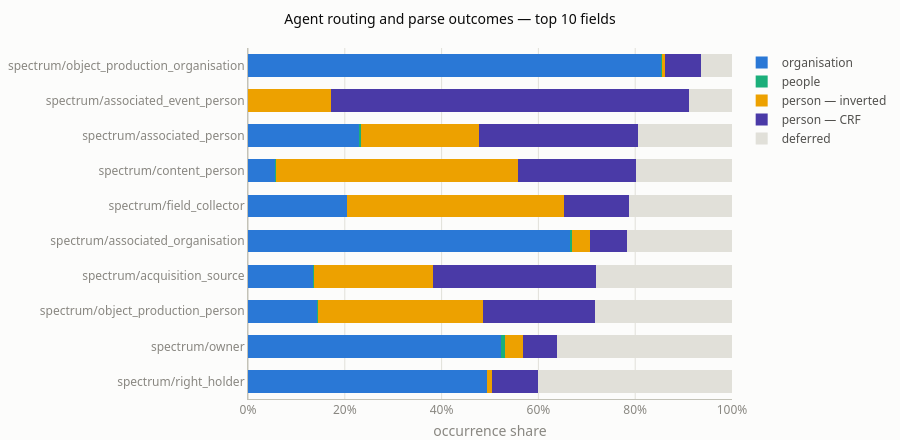

The code cell stored with this chart in its notebook:
### Markdown cell above
## 6. Agents (tier 2)

Type routing plus name parsing, occurrence-weighted per field.

### Code cell
pa = pl.scan_parquet(PERSON_ANNOTATIONS)

AGENT_SEGMENTS = ["organisation", "people", "person — inverted", "person — CRF", "deferred"]
AGENT_COLOURS = dict(zip(AGENT_SEGMENTS, CAT + [GRAY_LIGHT]))
agent_segment = (
    pl.when(pl.col("status") == "deferred").then(pl.lit("deferred"))
    .when(pl.col("entity_type") == "organisation").then(pl.lit("organisation"))
    .when(pl.col("entity_type") == "people").then(pl.lit("people"))
    .when(pl.col("sub_component") == "inverted").then(pl.lit("person — inverted"))
    .otherwise(pl.lit("person — CRF"))
)

agent_seg = (
    pa.with_columns(segment=agent_segment)
    .group_by("field_type", "segment").agg(occ=pl.len())
    .with_columns(
        share=pl.col("occ") / pl.col("occ").sum().over("field_type"),
        field_occ=pl.col("occ").sum().over("field_type"),
    )
    .collect(engine="streaming")
)
AGENT_RESOLVED_SHARE = (
    agent_seg.filter(pl.col("segment") != "deferred")["occ"].sum() / agent_seg["occ"].sum()
)
print(f"occurrences routed + parsed: {AGENT_RESOLVED_SHARE:.1%}")

top_fields = (
    agent_seg.unique("field_type").sort("field_occ", descending=True)
    .head(10)["field_type"].to_list()
)
d = agent_seg.filter(pl.col("field_type").is_in(top_fields))
order = (
    d.filter(pl.col("segment") != "deferred")
    .group_by("field_type").agg(pl.col("share").sum()).sort("share")["field_type"].to_list()
)

fig = go.Figure()
for seg in AGENT_SEGMENTS:
    t = d.filter(pl.col("segment") == seg)
    fig.add_bar(y=t["field_type"].to_list(), x=t["share"].to_list(), orientation="h",
                name=seg, marker=dict(color=AGENT_COLOURS[seg]),
                customdata=t["occ"].to_list(),
                hovertemplate="%{y} — " + seg + "<br>%{x:.1%} (%{customdata:,} occ)<extra></extra>")
fig.update_layout(barmode="stack", bargap=0.3)
fig.update_yaxes(categoryorder="array", categoryarray=order)
fig.update_xaxes(tickformat=".0%", range=[0, 1],
                 title_text="occurrence share", title_font=dict(color=MUTED))
style(fig, "Agent routing and parse outcomes — top 10 fields", height=440)
fig.show()

display(agent_seg.pivot(on="segment", index="field_type", values="share")
        .fill_null(0.0).sort("field_type"))

### Figure 1 — Plotly figure (JSON) as saved in the notebook; plotly's stock layout.template omitted (floating-point values rounded to 4 significant figures)
{"data": [{"customdata": [148257, 944127, 70345, 20490, 12346, 59096, 6, 341702, 64734, 72066], "hovertemplate": "%{y} — organisation<br>%{x:.1%} (%{customdata:,} occ)<extra></extra>", "marker": {"color": "#2a78d6"}, "name": "organisation", "orientation": "h", "type": "bar", "x": [0.229, 0.854, 0.6654, 0.5228, 0.0549, 0.1336, 0.0004322, 0.1427, 0.2036, 0.4938], "y": ["spectrum/associated_person", "spectrum/object_production_organisation", "spectrum/associated_organisation", "spectrum/owner", "spectrum/content_person", "spectrum/acquisition_source", "spectrum/associated_event_person", "spectrum/object_production_person", "spectrum/field_collector", "spectrum/right_holder"]}, {"customdata": [520, 2196, 129, 4839, 785, 1049, 4, 294, 2774], "hovertemplate": "%{y} — people<br>%{x:.1%} (%{customdata:,} occ)<extra></extra>", "marker": {"color": "#1baf7a"}, "name": "people", "orientation": "h", "type": "bar", "x": [0.004919, 0.001986, 0.0004058, 0.002021, 0.003491, 0.002371, 2.741e-05, 0.007501, 0.004284], "y": ["spectrum/associated_organisation", "spectrum/object_production_organisation", "spectrum/field_collector", "spectrum/object_production_person", "spectrum/content_person", "spectrum/acquisition_source", "spectrum/right_holder", "spectrum/owner", "spectrum/associated_person"]}, {"customdata": [1411, 1473, 2373, 6446, 813799, 157988, 3755, 112186, 142404, 109344], "hovertemplate": "%{y} — person — inverted<br>%{x:.1%} (%{customdata:,} occ)<extra></extra>", "marker": {"color": "#eda100"}, "name": "person — inverted", "orientation": "h", "type": "bar", "x": [0.009668, 0.03758, 0.1709, 0.005831, 0.3399, 0.244, 0.03552, 0.4989, 0.448, 0.2472], "y": ["spectrum/right_holder", "spectrum/owner", "spectrum/associated_event_person", "spectrum/object_production_organisation", "spectrum/object_production_person", "spectrum/associated_person", "spectrum/associated_organisation", "spectrum/content_person", "spectrum/field_collector", "spectrum/acquisition_source"]}, {"customdata": [54783, 8134, 14096, 81906, 43290, 2788, 213357, 148815, 10275, 555881], "hovertemplate": "%{y} — person — CRF<br>%{x:.1%} (%{customdata:,} occ)<extra></extra>", "marker": {"color": "#4a3aa7"}, "name": "person — CRF", "orientation": "h", "type": "bar", "x": [0.2436, 0.07694, 0.09658, 0.07409, 0.1362, 0.07113, 0.3295, 0.3364, 0.7401, 0.2322], "y": ["spectrum/content_person", "spectrum/associated_organisation", "spectrum/right_holder", "spectrum/object_production_organisation", "spectrum/field_collector", "spectrum/owner", "spectrum/associated_person", "spectrum/acquisition_source", "spectrum/associated_event_person", "spectrum/object_production_person"]}, {"customdata": [22961, 58373, 125118, 14149, 44774, 124077, 1229, 677823, 67343, 70803], "hovertemplate": "%{y} — deferred<br>%{x:.1%} (%{customdata:,} occ)<extra></extra>", "marker": {"color": "#e1e0d9"}, "name": "deferred", "orientation": "h", "type": "bar", "x": [0.2172, 0.4, 0.1932, 0.361, 0.1991, 0.2805, 0.08853, 0.2831, 0.2118, 0.06405], "y": ["spectrum/associated_organisation", "spectrum/right_holder", "spectrum/associated_person", "spectrum/owner", "spectrum/content_person", "spectrum/acquisition_source", "spectrum/associated_event_person", "spectrum/object_production_person", "spectrum/field_collector", "spectrum/object_production_organisation"]}], "layout": {"bargap": 0.35, "barmode": "stack", "font": {"color": "#52514e", "family": "system-ui, \"Segoe UI\", sans-serif", "size": 12}, "height": 440, "legend": {"borderwidth": 0, "traceorder": "normal"}, "margin": {"b": 8, "l": 8, "r": 8, "t": 48}, "paper_bgcolor": "#fcfcfb", "plot_bgcolor": "#fcfcfb", "title": {"font": {"color": "#0b0b0b", "size": 14}, "text": "Agent routing and parse outcomes — top 10 fields"}, "xaxis": {"automargin": true, "gridcolor": "#e1e0d9", "linecolor": "#c3c2b7", "range": [0, 1], "tickfont": {"color": "#898781"}, "tickformat": ".0%", "ticks": "", "title": {"font": {"color": "#898781"}, "text": "occurrence share"}, "zerolinecolor": "#c3c2b7"}, "yaxis": {"automargin": true, "categoryarray": ["spectrum/right_holder", "spectrum/owner", "spectrum/object_production_person", "spectrum/acquisition_source", "spectrum/associated_organisation", "spectrum/field_collector", "spectrum/content_person", "spectrum/associated_person", "spectrum/associated_event_person", "spectrum/object_production_organisation"], "categoryorder": "array", "gridcolor": "#e1e0d9", "linecolor": "#c3c2b7", "tickfont": {"color": "#898781"}, "ticks": "", "zerolinecolor": "#c3c2b7"}}}
